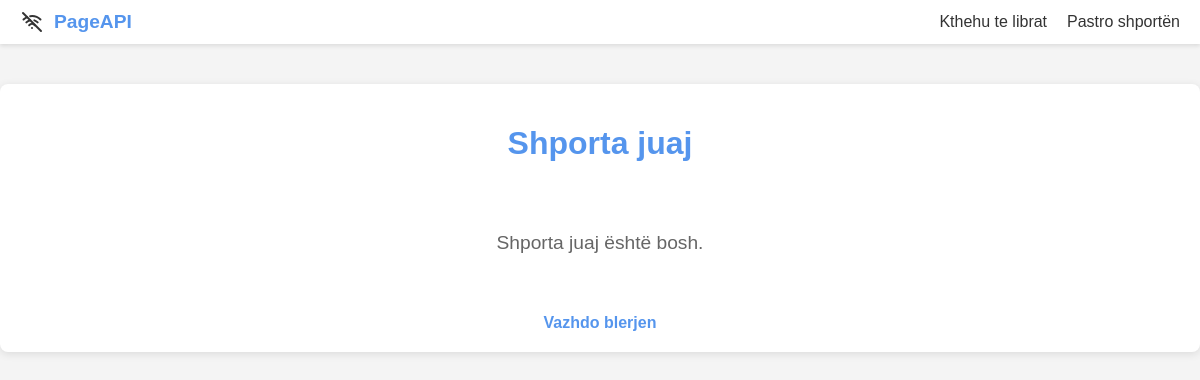
Before: /cart (signed in) with the older database file.
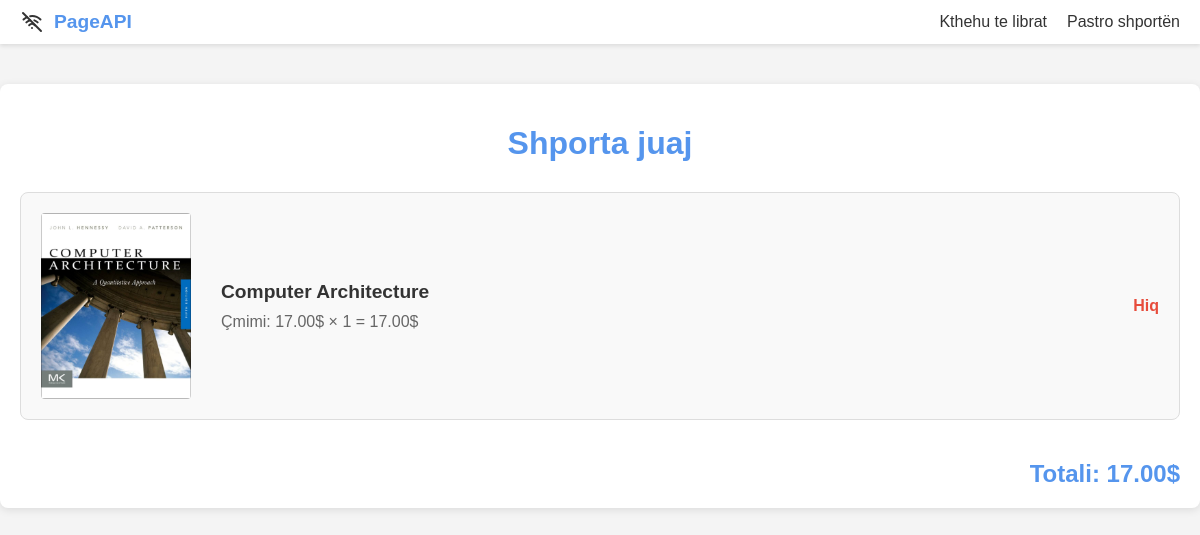
After: the same page with the newer database file.
### tables this page shows
CREATE TABLE "cart" (
            id INTEGER PRIMARY KEY AUTOINCREMENT,
            user_id INTEGER,
            book_id INTEGER NOT NULL,
            quantity INTEGER DEFAULT 1,
            FOREIGN KEY (book_id) REFERENCES books (id) ON DELETE CASCADE,
            FOREIGN KEY (user_id) REFERENCES users (id) ON DELETE CASCADE
        );

CREATE TABLE books (
                id INTEGER PRIMARY KEY AUTOINCREMENT,
                title TEXT NOT NULL,
                img TEXT NOT NULL,
                price TEXT NOT NULL,
                category TEXT NOT NULL
            );

### apps.py (the view)
@app.route('/cart')
def cart():
    user_id = get_user_id()
    if not user_id:
        flash('Duhet të kyçesh!', 'error')
        return redirect(url_for('login'))
    db = get_database()
    cursor = db.cursor()
    cursor.execute("""
        SELECT c.quantity, b.id, b.title, b.img, b.price
        FROM cart c
        JOIN books b ON c.book_id = b.id
        WHERE c.user_id = ?
    """, (user_id,))
    items = cursor.fetchall()
    total = sum(float(item['price'].replace('$', '')) * item['quantity'] for item in items)
    db.close()
    return render_template('cart.html', cart_items=items, total_price=f"{total:.2f}$")

### database.py (called while the page is built)
def connect_to_database():
    sql = sqlite3.connect(DATABASE)
    sql.row_factory = sqlite3.Row
    return sql

def get_database():
    if not hasattr(g, 'books_db'):
        g.books_db = connect_to_database()
    return g.books_db

def close_database(e=None):
    db = g.pop('books_db', None)
    if db is not None:
        db.close()

### templates/cart.html (shortened to what this page needs)
<!DOCTYPE html>
<html lang="en">
<head>
    <link rel="stylesheet" href="{{ url_for('static', filename='cart.css') }}">
</head>
<body>
    <header>
        <nav class="navigation-links">
            <div class="actual-links-top">
                <ul class="logo-and-title">
                    <li id="webapp-title"><a href="{{ url_for('index') }}">PageAPI</a></li>
                </ul>
                <ul class="links-right-side">
                    <li><a href="{{ url_for('index') }}">Kthehu te librat</a></li>
                    <li><a href="{{ url_for('clear_cart') }}">Pastro shportën</a></li>
                </ul>
            </div>
        </nav>
    </header>
    <main class="cart-main">
        <h1>Shporta juaj</h1>
        {% if cart_items %}
            <div class="cart-container">
                {% for item in cart_items %}
                <div class="cart-item">
                    <img src="{{ url_for('static', filename='images/' + item.img) }}" alt="{{ item.title }}">
                    <div class="item-details">
                        <h3>{{ item.title }}</h3>
                        <p>Çmimi: {{ item.price }} × {{ item.quantity }} = {{ "%.2f"|format(item.price.replace('$','')|float * item.quantity) }}$</p>
                    </div>
                    <a href="{{ url_for('remove_from_cart', book_id=item.id) }}" class="remove-link">Hiq</a>
                </div>
                {% endfor %}
                <div class="cart-total">
                    <h2>Totali: {{ total_price }}</h2>
                </div>
            </div>
        {% else %}
            <p class="empty-cart">Shporta juaj është bosh.</p>
            <a href="{{ url_for('index') }}" class="back-link">Vazhdo blerjen</a>
        {% endif %}
    </main>
</body>
</html>

### static/cart.css (style rules this page uses)
body { font-family: Arial, sans-serif; margin: 0; padding: 0; background-color: #f4f4f4; color: #333; }
header { background-color: #fff; box-shadow: 0 2px 4px rgba(0, 0, 0, 0.1); }
.navigation-links { max-width: 1200px; margin: 0 auto; padding: 10px 20px; display: flex; justify-content: space-between; align-items: center; }
.actual-links-top { display: flex; width: 100%; justify-content: space-between; align-items: center; }
.logo-and-title { display: flex; align-items: center; list-style: none; padding: 0; margin: 0; }
#page-api-logo { margin-right: 10px; }
#webapp-title a { text-decoration: none; font-weight: bold; color: #5595ed; font-size: 1.2em; }
.links-right-side { list-style: none; display: flex; align-items: center; padding: 0; margin: 0; }
.links-right-side li { margin-left: 20px; }
.links-right-side a { text-decoration: none; color: #333; }
.cart-main { max-width: 1200px; margin: 40px auto; padding: 20px; background-color: #fff; border-radius: 8px; box-shadow: 0 2px 8px rgba(0, 0, 0, 0.1); }
.cart-main h1 { text-align: center; margin-bottom: 30px; color: #5595ed; }
.cart-container { display: flex; flex-direction: column; gap: 20px; }
.cart-item { display: flex; align-items: center; padding: 20px; border: 1px solid #ddd; border-radius: 8px; background-color: #f9f9f9; transition: box-shadow 0.3s; }
.cart-item img { width: 150px; height: auto; margin-right: 30px; border-radius: 4px; }
.item-details { flex-grow: 1; }
.item-details h3 { margin: 0 0 10px 0; font-size: 1.2em; }
.item-details p { margin: 0; color: #666; }
.remove-link { color: #e74c3c; text-decoration: none; font-weight: bold; }
.cart-total { text-align: right; margin-top: 20px; }
.cart-total h2 { margin: 0; color: #5595ed; }

Changed rows visible on the page:
added cart: img (picture), title "Computer Architecture", price "17.00$", quantity "1"
now on this page (row unchanged): books: price.quantity "17.00"
Other visible differences:
{{ total_price }}: (not shown) → "17.00$"
text no longer shown: "Shporta juaj është bosh. Vazhdo blerjen"
text now shown: "Totali:"
